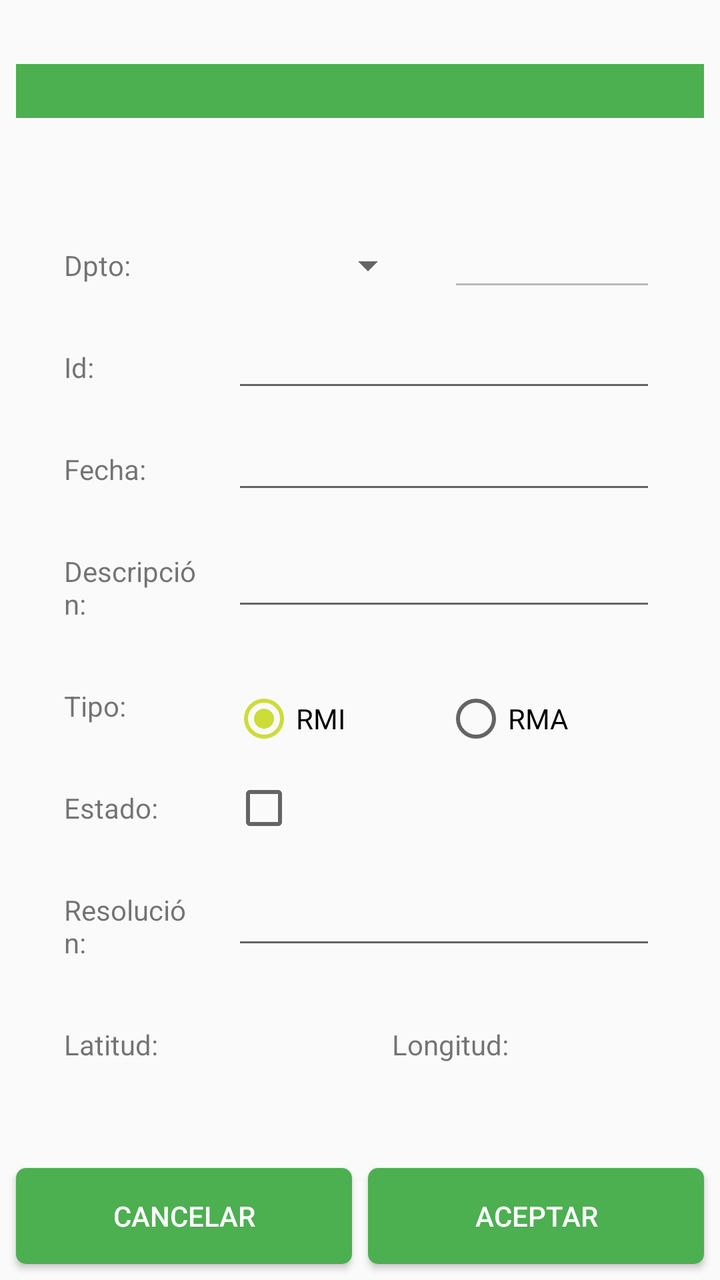
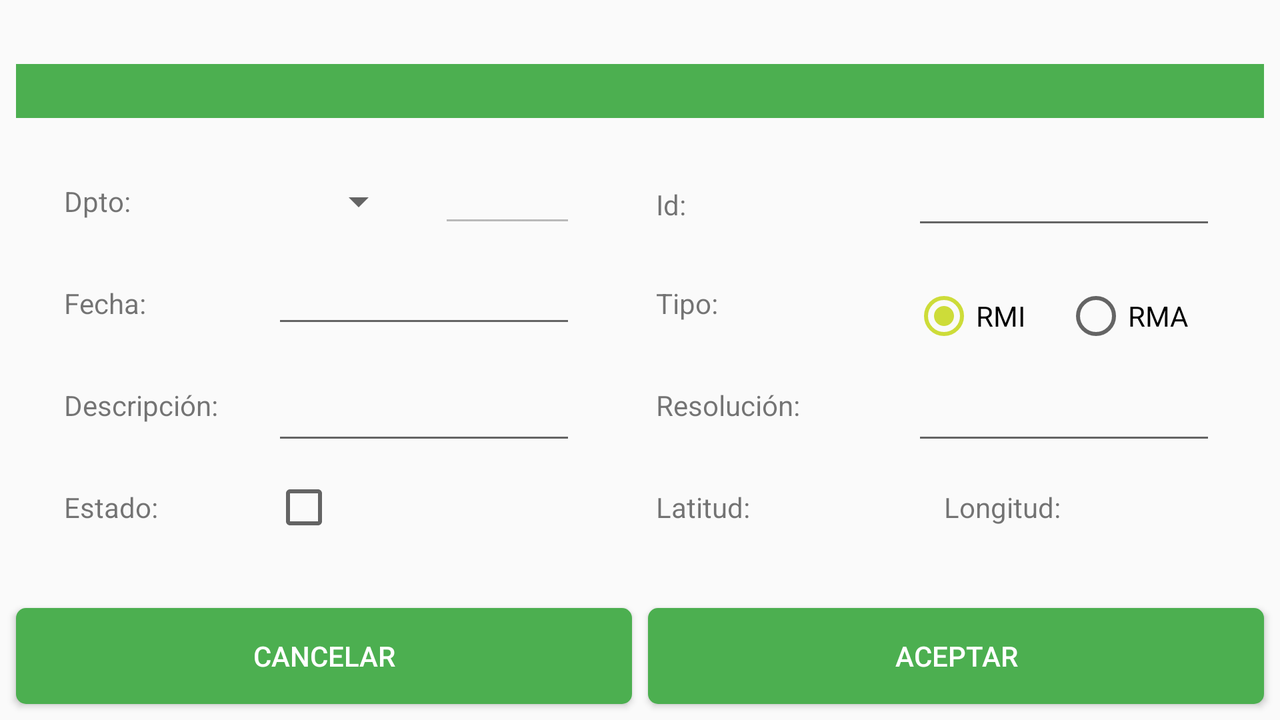

The same Android screen from two of the app's own layout files: first res/layout/ as a phone draws it, then the repository's variant for another configuration, drawn on a device whose configuration selects that folder. Both files follow.
<!-- AndroidManifest.xml: application theme AppTheme -->
<!-- res/layout/fragment_mto_incs.xml -->
<?xml version="1.0" encoding="utf-8"?>
<androidx.constraintlayout.widget.ConstraintLayout xmlns:android="http://schemas.android.com/apk/res/android"
    xmlns:app="http://schemas.android.com/apk/res-auto"
    xmlns:tools="http://schemas.android.com/tools"
    android:layout_width="match_parent"
    android:layout_height="match_parent"
    tools:context=".vista.fragmentos.MtoIncsFragment">

    <TextView
        android:id="@+id/tvIncCabecera"
        android:layout_width="0dp"
        android:layout_height="wrap_content"
        android:layout_marginStart="8dp"
        android:layout_marginTop="32dp"
        android:layout_marginEnd="8dp"
        android:background="@color/colorPrimary"
        android:gravity="center_horizontal"
        android:textColor="@android:color/white"
        android:textSize="20sp"
        android:textStyle="bold"
        app:layout_constraintEnd_toEndOf="parent"
        app:layout_constraintStart_toStartOf="parent"
        app:layout_constraintTop_toTopOf="parent" />

    <TextView
        android:id="@+id/tvIncDpto"
        android:layout_width="0dp"
        android:layout_height="wrap_content"
        android:layout_marginStart="32dp"
        android:layout_marginTop="64dp"
        android:layout_marginEnd="8dp"
        android:text="@string/tv_Inc_Dpto"
        app:layout_constraintEnd_toStartOf="@+id/glineMtoIncs1"
        app:layout_constraintStart_toStartOf="parent"
        app:layout_constraintTop_toBottomOf="@+id/tvIncCabecera" />

    <EditText
        android:id="@+id/etIncDptoNombre"
        android:layout_width="0dp"
        android:layout_height="wrap_content"
        android:layout_marginStart="8dp"
        android:layout_marginEnd="32dp"
        android:ems="10"
        android:enabled="false"
        android:inputType="text|textNoSuggestions"
        android:textSize="14sp"
        app:layout_constraintBottom_toBottomOf="@+id/spDptoId"
        app:layout_constraintEnd_toEndOf="parent"
        app:layout_constraintStart_toStartOf="@id/glineMtoIncs2"
        app:layout_constraintTop_toTopOf="@+id/spDptoId" />

    <TextView
        android:id="@+id/tvIncId"
        android:layout_width="0dp"
        android:layout_height="wrap_content"
        android:layout_marginStart="32dp"
        android:layout_marginTop="32dp"
        android:layout_marginEnd="8dp"
        android:text="@string/tv_Inc_Id"
        app:layout_constraintEnd_toStartOf="@+id/glineMtoIncs1"
        app:layout_constraintStart_toStartOf="parent"
        app:layout_constraintTop_toBottomOf="@+id/tvIncDpto" />

    <EditText
        android:id="@+id/etIncId"
        android:layout_width="0dp"
        android:layout_height="wrap_content"
        android:layout_marginStart="8dp"
        android:layout_marginEnd="32dp"
        android:ems="10"
        android:inputType="textNoSuggestions|number"
        app:layout_constraintBaseline_toBaselineOf="@+id/tvIncId"
        app:layout_constraintEnd_toEndOf="parent"
        app:layout_constraintHorizontal_bias="0.0"
        app:layout_constraintStart_toStartOf="@+id/glineMtoIncs1" />

    <TextView
        android:id="@+id/tvIncFecha"
        android:layout_width="0dp"
        android:layout_height="wrap_content"
        android:layout_marginStart="32dp"
        android:layout_marginTop="32dp"
        android:layout_marginEnd="8dp"
        android:text="@string/tv_Inc_Fecha"
        app:layout_constraintEnd_toStartOf="@+id/glineMtoIncs1"
        app:layout_constraintStart_toStartOf="parent"
        app:layout_constraintTop_toBottomOf="@+id/tvIncId" />

    <EditText
        android:id="@+id/etIncFecha"
        android:layout_width="0dp"
        android:layout_height="wrap_content"
        android:layout_marginStart="8dp"
        android:layout_marginEnd="32dp"
        android:ems="10"
        android:inputType="text|textNoSuggestions"
        app:layout_constraintBaseline_toBaselineOf="@+id/tvIncFecha"
        app:layout_constraintEnd_toEndOf="parent"
        app:layout_constraintStart_toStartOf="@+id/glineMtoIncs1" />

    <TextView
        android:id="@+id/tvIncDescripcion"
        android:layout_width="0dp"
        android:layout_height="wrap_content"
        android:layout_marginStart="32dp"
        android:layout_marginTop="32dp"
        android:layout_marginEnd="8dp"
        android:text="@string/tv_Inc_Descripcion"
        app:layout_constraintEnd_toStartOf="@+id/glineMtoIncs1"
        app:layout_constraintStart_toStartOf="parent"
        app:layout_constraintTop_toBottomOf="@+id/tvIncFecha" />

    <EditText
        android:id="@+id/etIncDescripcion"
        android:layout_width="0dp"
        android:layout_height="wrap_content"
        android:layout_marginStart="8dp"
        android:layout_marginEnd="32dp"
        android:ems="10"
        android:inputType="textMultiLine|textNoSuggestions"
        android:lines="2"
        android:maxLines="2"
        android:textSize="14sp"
        app:layout_constraintBaseline_toBaselineOf="@+id/tvIncDescripcion"
        app:layout_constraintEnd_toEndOf="parent"
        app:layout_constraintStart_toStartOf="@+id/glineMtoIncs1" />

    <TextView
        android:id="@+id/tvIncTipo"
        android:layout_width="0dp"
        android:layout_height="wrap_content"
        android:layout_marginStart="32dp"
        android:layout_marginTop="32dp"
        android:layout_marginEnd="8dp"
        android:text="@string/tv_Inc_Tipo"
        app:layout_constraintEnd_toStartOf="@+id/glineMtoIncs1"
        app:layout_constraintStart_toStartOf="parent"
        app:layout_constraintTop_toBottomOf="@+id/tvIncDescripcion" />

    <RadioGroup
        android:id="@+id/rgIncTipo"
        android:layout_width="0dp"
        android:layout_height="wrap_content"
        android:layout_marginStart="8dp"
        android:layout_marginEnd="32dp"
        android:checkedButton="@+id/rbIncTipoRMI"
        android:orientation="horizontal"
        app:layout_constraintEnd_toEndOf="parent"
        app:layout_constraintHorizontal_bias="0.0"
        app:layout_constraintStart_toStartOf="@+id/glineMtoIncs1"
        app:layout_constraintTop_toTopOf="@+id/tvIncTipo">

        <RadioButton
            android:id="@+id/rbIncTipoRMI"
            android:layout_width="match_parent"
            android:layout_height="wrap_content"
            android:layout_weight="1"
            android:text="@string/rb_Inc_TipoRMI"
            tools:layout_editor_absoluteX="199dp"
            tools:layout_editor_absoluteY="345dp" />

        <RadioButton
            android:id="@+id/rbIncTipoRMA"
            android:layout_width="match_parent"
            android:layout_height="wrap_content"
            android:layout_weight="1"
            android:text="@string/rb_Inc_TipoRMA"
            tools:layout_editor_absoluteX="142dp"
            tools:layout_editor_absoluteY="385dp" />
    </RadioGroup>

    <TextView
        android:id="@+id/tvIncEstado"
        android:layout_width="0dp"
        android:layout_height="wrap_content"
        android:layout_marginStart="32dp"
        android:layout_marginTop="32dp"
        android:layout_marginEnd="8dp"
        android:text="@string/tv_Inc_Estado"
        app:layout_constraintEnd_toStartOf="@+id/glineMtoIncs1"
        app:layout_constraintStart_toStartOf="parent"
        app:layout_constraintTop_toBottomOf="@+id/tvIncTipo" />

    <CheckBox
        android:id="@+id/cbIncEstado"
        android:layout_width="0dp"
        android:layout_height="wrap_content"
        android:layout_marginStart="8dp"
        android:layout_marginEnd="32dp"
        app:layout_constraintBaseline_toBaselineOf="@+id/tvIncEstado"
        app:layout_constraintEnd_toEndOf="parent"
        app:layout_constraintStart_toStartOf="@+id/glineMtoIncs1" />

    <TextView
        android:id="@+id/tvIncResolucion"
        android:layout_width="0dp"
        android:layout_height="wrap_content"
        android:layout_marginStart="32dp"
        android:layout_marginTop="32dp"
        android:layout_marginEnd="8dp"
        android:text="@string/tv_Inc_Resolucion"
        app:layout_constraintEnd_toStartOf="@+id/glineMtoIncs1"
        app:layout_constraintStart_toStartOf="parent"
        app:layout_constraintTop_toBottomOf="@+id/tvIncEstado" />

    <EditText
        android:id="@+id/etIncResolucion"
        android:layout_width="0dp"
        android:layout_height="wrap_content"
        android:layout_marginStart="8dp"
        android:layout_marginEnd="32dp"
        android:ems="10"
        android:inputType="textMultiLine|textNoSuggestions"
        android:lines="2"
        android:maxLines="2"
        android:textSize="14sp"
        app:layout_constraintBaseline_toBaselineOf="@+id/tvIncResolucion"
        app:layout_constraintEnd_toEndOf="parent"
        app:layout_constraintStart_toStartOf="@+id/glineMtoIncs1" />

    <Button
        android:id="@+id/btCancelar"
        style="@style/StyleButtons"
        android:layout_width="0dp"
        android:layout_height="wrap_content"
        android:layout_marginStart="8dp"
        android:layout_marginBottom="8dp"
        android:text="@string/bt_Cancelar"
        app:layout_constraintBottom_toBottomOf="parent"
        app:layout_constraintEnd_toStartOf="@+id/btAceptar"
        app:layout_constraintHorizontal_bias="0.5"
        app:layout_constraintStart_toStartOf="parent" />

    <Button
        android:id="@+id/btAceptar"
        style="@style/StyleButtons"
        android:layout_width="0dp"
        android:layout_height="wrap_content"
        android:layout_marginStart="8dp"
        android:layout_marginEnd="8dp"
        android:text="@string/bt_Aceptar"
        app:layout_constraintBaseline_toBaselineOf="@+id/btCancelar"
        app:layout_constraintEnd_toEndOf="parent"
        app:layout_constraintHorizontal_bias="0.5"
        app:layout_constraintStart_toEndOf="@+id/btCancelar" />

    <androidx.constraintlayout.widget.Guideline
        android:id="@+id/glineMtoIncs1"
        android:layout_width="wrap_content"
        android:layout_height="wrap_content"
        android:orientation="vertical"
        app:layout_constraintGuide_percent="0.3" />

    <androidx.constraintlayout.widget.Guideline
        android:id="@+id/glineMtoIncs2"
        android:layout_width="wrap_content"
        android:layout_height="wrap_content"
        android:orientation="vertical"
        app:layout_constraintGuide_percent="0.6" />

    <Spinner
        android:id="@+id/spDptoId"
        android:layout_width="0dp"
        android:layout_height="40dp"
        android:layout_marginStart="8dp"
        android:layout_marginEnd="8dp"
        app:layout_constraintBottom_toBottomOf="@+id/tvIncDpto"
        app:layout_constraintEnd_toStartOf="@+id/glineMtoIncs2"
        app:layout_constraintStart_toStartOf="@+id/glineMtoIncs1"
        app:layout_constraintTop_toTopOf="@+id/tvIncDpto" />

    <androidx.constraintlayout.widget.Guideline
        android:id="@+id/guideline"
        android:layout_width="wrap_content"
        android:layout_height="wrap_content"
        android:orientation="vertical"
        app:layout_constraintGuide_percent="0.5" />

    <TextView
        android:id="@+id/tvLatitutd"
        android:layout_width="wrap_content"
        android:layout_height="wrap_content"
        android:layout_marginStart="32dp"
        android:layout_marginTop="32dp"
        android:text="@string/tv_Inc_Latitud"
        app:layout_constraintStart_toStartOf="parent"
        app:layout_constraintTop_toBottomOf="@+id/tvIncResolucion" />

    <TextView
        android:id="@+id/tvLongitud"
        android:layout_width="wrap_content"
        android:layout_height="wrap_content"
        android:layout_marginStart="16dp"
        android:text="@string/tv_Inc_Longitud"
        app:layout_constraintBaseline_toBaselineOf="@+id/tvLatitutd"
        app:layout_constraintStart_toStartOf="@+id/guideline" />

    <TextView
        android:id="@+id/tvLatitudRes"
        android:layout_width="wrap_content"
        android:layout_height="wrap_content"
        android:textSize="14sp"
        android:textStyle="italic"
        app:layout_constraintBaseline_toBaselineOf="@+id/tvLatitutd"
        app:layout_constraintStart_toStartOf="@+id/glineMtoIncs1" />

    <TextView
        android:id="@+id/tvLongitudRes"
        android:layout_width="wrap_content"
        android:layout_height="wrap_content"
        android:layout_marginStart="8dp"
        android:layout_marginEnd="16dp"
        android:textSize="14sp"
        android:textStyle="italic"
        app:layout_constraintBaseline_toBaselineOf="@+id/tvLatitutd"
        app:layout_constraintEnd_toEndOf="parent"
        app:layout_constraintStart_toEndOf="@+id/tvLongitud" />

</androidx.constraintlayout.widget.ConstraintLayout>
<!-- resources referenced by this layout -->
<resources>
  <color name="colorPrimary">#4CAF50</color>
  <string name="bt_Aceptar">Aceptar</string>
  <string name="bt_Cancelar">Cancelar</string>
  <string name="rb_Inc_TipoRMA">RMA</string>
  <string name="rb_Inc_TipoRMI">RMI</string>
  <string name="tv_Inc_Descripcion">Descripción:</string>
  <string name="tv_Inc_Dpto">Dpto:</string>
  <string name="tv_Inc_Estado">Estado:</string>
  <string name="tv_Inc_Fecha">Fecha:</string>
  <string name="tv_Inc_Id">Id:</string>
  <string name="tv_Inc_Latitud">Latitud:</string>
  <string name="tv_Inc_Longitud">Longitud:</string>
  <string name="tv_Inc_Resolucion">Resolución:</string>
  <string name="tv_Inc_Tipo">Tipo:</string>
  <style name="StyleButtons">
          <item name="android:textColor">@android:color/white</item>
          <item name="android:background">@drawable/bt_acciones_selector</item>
      </style>
  <style name="AppTheme" parent="Theme.AppCompat.Light.DarkActionBar">
          
          <item name="colorPrimary">@color/colorPrimary</item>
          <item name="colorPrimaryDark">@color/colorPrimaryDark</item>
          <item name="colorAccent">@color/colorAccent</item>
      </style>
  <!-- drawable bt_acciones_selector (drawable) -->
  <?xml version="1.0" encoding="utf-8"?>
  <selector xmlns:android="http://schemas.android.com/apk/res/android">
  
      <item android:state_enabled="true">
          <shape>
              <solid android:color="@color/colorPrimary" />
              <corners android:radius="5dp" />
          </shape>
      </item>
      <item android:state_enabled="false">
          <shape>
              <solid android:color="@color/colorAccent" />
              <corners android:radius="5dp" />
          </shape>
      </item>
  
  </selector>
  <color name="colorPrimaryDark">#388E3C</color>
  <color name="colorAccent">#CDDC39</color>
</resources>
<!-- res/layout-land/fragment_mto_incs.xml (the repository's variant of the layout above) -->
<!-- drawn on the phone turned sideways -->
<?xml version="1.0" encoding="utf-8"?>
<androidx.constraintlayout.widget.ConstraintLayout xmlns:android="http://schemas.android.com/apk/res/android"
    xmlns:app="http://schemas.android.com/apk/res-auto"
    xmlns:tools="http://schemas.android.com/tools"
    android:layout_width="match_parent"
    android:layout_height="match_parent"
    tools:context=".vista.fragmentos.MtoIncsFragment">

    <TextView
        android:id="@+id/tvIncCabecera"
        android:layout_width="0dp"
        android:layout_height="wrap_content"
        android:layout_marginStart="8dp"
        android:layout_marginTop="32dp"
        android:layout_marginEnd="8dp"
        android:background="@color/colorPrimary"
        android:gravity="center_horizontal"
        android:textColor="@android:color/white"
        android:textSize="20sp"
        android:textStyle="bold"
        app:layout_constraintEnd_toEndOf="parent"
        app:layout_constraintStart_toStartOf="parent"
        app:layout_constraintTop_toTopOf="parent" />

    <TextView
        android:id="@+id/tvIncDpto"
        android:layout_width="0dp"
        android:layout_height="wrap_content"
        android:layout_marginStart="32dp"
        android:layout_marginTop="32dp"
        android:layout_marginEnd="8dp"
        android:text="@string/tv_Inc_Dpto"
        app:layout_constraintEnd_toStartOf="@+id/glineMtoIncs1"
        app:layout_constraintStart_toStartOf="parent"
        app:layout_constraintTop_toBottomOf="@+id/tvIncCabecera" />

    <EditText
        android:id="@+id/etIncDptoNombre"
        android:layout_width="0dp"
        android:layout_height="wrap_content"
        android:layout_marginStart="8dp"
        android:layout_marginEnd="32dp"
        android:ems="10"
        android:enabled="false"
        android:inputType="text|textNoSuggestions"
        android:textSize="14sp"
        app:layout_constraintBottom_toBottomOf="@+id/spDptoId"
        app:layout_constraintEnd_toEndOf="@id/glineMtoIncs2"
        app:layout_constraintStart_toStartOf="@id/glineMtoIncs4"
        app:layout_constraintTop_toTopOf="@+id/spDptoId" />

    <TextView
        android:id="@+id/tvIncId"
        android:layout_width="0dp"
        android:layout_height="wrap_content"
        android:layout_marginStart="8dp"
        android:layout_marginEnd="8dp"
        android:text="@string/tv_Inc_Id"
        app:layout_constraintBaseline_toBaselineOf="@id/etIncDptoNombre"
        app:layout_constraintEnd_toStartOf="@+id/glineMtoIncs3"
        app:layout_constraintStart_toStartOf="@+id/glineMtoIncs2" />

    <EditText
        android:id="@+id/etIncId"
        android:layout_width="0dp"
        android:layout_height="wrap_content"
        android:layout_marginStart="8dp"
        android:layout_marginEnd="32dp"
        android:ems="10"
        android:inputType="textNoSuggestions|number"
        app:layout_constraintBaseline_toBaselineOf="@+id/tvIncId"
        app:layout_constraintEnd_toEndOf="parent"
        app:layout_constraintStart_toStartOf="@+id/glineMtoIncs3" />

    <TextView
        android:id="@+id/tvIncFecha"
        android:layout_width="0dp"
        android:layout_height="wrap_content"
        android:layout_marginStart="32dp"
        android:layout_marginTop="32dp"
        android:layout_marginEnd="8dp"
        android:text="@string/tv_Inc_Fecha"
        app:layout_constraintEnd_toStartOf="@+id/glineMtoIncs1"
        app:layout_constraintStart_toStartOf="parent"
        app:layout_constraintTop_toBottomOf="@+id/tvIncDpto" />

    <EditText
        android:id="@+id/etIncFecha"
        android:layout_width="0dp"
        android:layout_height="wrap_content"
        android:layout_marginStart="8dp"
        android:layout_marginEnd="32dp"
        android:ems="10"
        android:inputType="text|textNoSuggestions"
        app:layout_constraintBaseline_toBaselineOf="@+id/tvIncFecha"
        app:layout_constraintEnd_toEndOf="@id/glineMtoIncs2"
        app:layout_constraintStart_toStartOf="@+id/glineMtoIncs1" />

    <TextView
        android:id="@+id/tvIncTipo"
        android:layout_width="0dp"
        android:layout_height="wrap_content"
        android:layout_marginStart="8dp"
        android:layout_marginEnd="8dp"
        android:text="@string/tv_Inc_Tipo"
        app:layout_constraintBaseline_toBaselineOf="@+id/etIncFecha"
        app:layout_constraintEnd_toStartOf="@+id/glineMtoIncs3"
        app:layout_constraintStart_toStartOf="@+id/glineMtoIncs2" />

    <RadioGroup
        android:id="@+id/rgIncTipo"
        android:layout_width="0dp"
        android:layout_height="wrap_content"
        android:layout_marginStart="8dp"
        android:layout_marginEnd="32dp"
        android:checkedButton="@+id/rbIncTipoRMI"
        android:orientation="horizontal"
        app:layout_constraintEnd_toEndOf="parent"
        app:layout_constraintHorizontal_bias="0.0"
        app:layout_constraintStart_toStartOf="@id/glineMtoIncs3"
        app:layout_constraintTop_toTopOf="@+id/tvIncTipo">

        <RadioButton
            android:id="@+id/rbIncTipoRMI"
            android:layout_width="match_parent"
            android:layout_height="wrap_content"
            android:layout_weight="1"
            android:text="@string/rb_Inc_TipoRMI"
            tools:layout_editor_absoluteX="199dp"
            tools:layout_editor_absoluteY="345dp" />

        <RadioButton
            android:id="@+id/rbIncTipoRMA"
            android:layout_width="match_parent"
            android:layout_height="wrap_content"
            android:layout_weight="1"
            android:text="@string/rb_Inc_TipoRMA"
            tools:layout_editor_absoluteX="142dp"
            tools:layout_editor_absoluteY="385dp" />
    </RadioGroup>

    <TextView
        android:id="@+id/tvIncDescripcion"
        android:layout_width="0dp"
        android:layout_height="wrap_content"
        android:layout_marginStart="32dp"
        android:layout_marginTop="32dp"
        android:layout_marginEnd="8dp"
        android:text="@string/tv_Inc_Descripcion"
        app:layout_constraintEnd_toStartOf="@+id/glineMtoIncs1"
        app:layout_constraintStart_toStartOf="parent"
        app:layout_constraintTop_toBottomOf="@+id/tvIncFecha" />

    <EditText
        android:id="@+id/etIncDescripcion"
        android:layout_width="0dp"
        android:layout_height="wrap_content"
        android:layout_marginStart="8dp"
        android:layout_marginEnd="32dp"
        android:ems="10"
        android:inputType="textMultiLine|textNoSuggestions"
        android:lines="2"
        android:maxLines="2"
        android:textSize="14sp"
        app:layout_constraintBaseline_toBaselineOf="@+id/tvIncDescripcion"
        app:layout_constraintEnd_toEndOf="@id/glineMtoIncs2"
        app:layout_constraintStart_toStartOf="@+id/glineMtoIncs1" />

    <TextView
        android:id="@+id/tvIncResolucion"
        android:layout_width="0dp"
        android:layout_height="wrap_content"
        android:layout_marginStart="8dp"
        android:layout_marginEnd="8dp"
        android:text="@string/tv_Inc_Resolucion"
        app:layout_constraintBaseline_toBaselineOf="@+id/etIncDescripcion"
        app:layout_constraintEnd_toStartOf="@+id/glineMtoIncs3"
        app:layout_constraintStart_toStartOf="@+id/glineMtoIncs2" />

    <EditText
        android:id="@+id/etIncResolucion"
        android:layout_width="0dp"
        android:layout_height="wrap_content"
        android:layout_marginStart="8dp"
        android:layout_marginEnd="32dp"
        android:ems="10"
        android:inputType="textMultiLine|textNoSuggestions"
        android:lines="2"
        android:maxLines="2"
        android:textSize="14sp"
        app:layout_constraintBaseline_toBaselineOf="@+id/tvIncResolucion"
        app:layout_constraintEnd_toEndOf="parent"
        app:layout_constraintStart_toStartOf="@id/glineMtoIncs3" />

    <TextView
        android:id="@+id/tvIncEstado"
        android:layout_width="0dp"
        android:layout_height="wrap_content"
        android:layout_marginStart="32dp"
        android:layout_marginTop="32dp"
        android:layout_marginEnd="8dp"
        android:text="@string/tv_Inc_Estado"
        app:layout_constraintEnd_toStartOf="@+id/glineMtoIncs1"
        app:layout_constraintStart_toStartOf="parent"
        app:layout_constraintTop_toBottomOf="@+id/tvIncDescripcion" />

    <CheckBox
        android:id="@+id/cbIncEstado"
        android:layout_width="0dp"
        android:layout_height="wrap_content"
        android:layout_marginStart="8dp"
        android:layout_marginEnd="32dp"
        app:layout_constraintBaseline_toBaselineOf="@+id/tvIncEstado"
        app:layout_constraintEnd_toStartOf="@+id/glineMtoIncs2"
        app:layout_constraintStart_toStartOf="@+id/glineMtoIncs1" />

    <Button
        android:id="@+id/btCancelar"
        style="@style/StyleButtons"
        android:layout_width="0dp"
        android:layout_height="wrap_content"
        android:layout_marginStart="8dp"
        android:layout_marginBottom="8dp"
        android:text="@string/bt_Cancelar"
        app:layout_constraintBottom_toBottomOf="parent"
        app:layout_constraintEnd_toStartOf="@+id/btAceptar"
        app:layout_constraintHorizontal_bias="0.5"
        app:layout_constraintStart_toStartOf="parent" />

    <Button
        android:id="@+id/btAceptar"
        style="@style/StyleButtons"
        android:layout_width="0dp"
        android:layout_height="wrap_content"
        android:layout_marginStart="8dp"
        android:layout_marginEnd="8dp"
        android:text="@string/bt_Aceptar"
        app:layout_constraintBaseline_toBaselineOf="@+id/btCancelar"
        app:layout_constraintEnd_toEndOf="parent"
        app:layout_constraintHorizontal_bias="0.5"
        app:layout_constraintStart_toEndOf="@+id/btCancelar" />

    <androidx.constraintlayout.widget.Guideline
        android:id="@+id/glineMtoIncs1"
        android:layout_width="wrap_content"
        android:layout_height="wrap_content"
        android:orientation="vertical"
        app:layout_constraintGuide_percent="0.2" />

    <androidx.constraintlayout.widget.Guideline
        android:id="@+id/glineMtoIncs2"
        android:layout_width="wrap_content"
        android:layout_height="wrap_content"
        android:orientation="vertical"
        app:layout_constraintGuide_percent="0.5" />

    <androidx.constraintlayout.widget.Guideline
        android:id="@+id/glineMtoIncs3"
        android:layout_width="wrap_content"
        android:layout_height="wrap_content"
        android:orientation="vertical"
        app:layout_constraintGuide_percent="0.7" />

    <androidx.constraintlayout.widget.Guideline
        android:id="@+id/glineMtoIncs4"
        android:layout_width="wrap_content"
        android:layout_height="wrap_content"
        android:orientation="vertical"
        app:layout_constraintGuide_percent="0.33" />

    <Spinner
        android:id="@+id/spDptoId"
        android:layout_width="0dp"
        android:layout_height="40dp"
        android:layout_marginStart="8dp"
        android:layout_marginEnd="8dp"
        android:textAlignment="textEnd"
        app:layout_constraintBottom_toBottomOf="@+id/tvIncDpto"
        app:layout_constraintEnd_toStartOf="@+id/glineMtoIncs4"
        app:layout_constraintStart_toStartOf="@+id/glineMtoIncs1"
        app:layout_constraintTop_toTopOf="@+id/tvIncDpto" />

    <TextView
        android:id="@+id/tvLatitud"
        android:layout_width="wrap_content"
        android:layout_height="wrap_content"
        android:layout_marginStart="8dp"
        android:text="@string/tv_Inc_Latitud"
        app:layout_constraintBaseline_toBaselineOf="@+id/cbIncEstado"
        app:layout_constraintStart_toStartOf="@+id/glineMtoIncs2" />

    <TextView
        android:id="@+id/tvLatitudRes"
        android:layout_width="wrap_content"
        android:layout_height="wrap_content"
        android:layout_marginStart="16dp"
        android:textStyle="italic"
        app:layout_constraintBaseline_toBaselineOf="@+id/tvLatitud"
        app:layout_constraintStart_toEndOf="@+id/tvLatitud" />

    <TextView
        android:id="@+id/tvLongitud"
        android:layout_width="wrap_content"
        android:layout_height="wrap_content"
        android:layout_marginStart="24dp"
        android:text="@string/tv_Inc_Longitud"
        app:layout_constraintBaseline_toBaselineOf="@+id/tvLatitud"
        app:layout_constraintStart_toStartOf="@+id/glineMtoIncs3" />

    <TextView
        android:id="@+id/tvLongitudRes"
        android:layout_width="wrap_content"
        android:layout_height="wrap_content"
        android:layout_marginStart="8dp"
        android:textStyle="italic"
        app:layout_constraintBaseline_toBaselineOf="@+id/tvLatitud"
        app:layout_constraintStart_toEndOf="@+id/tvLongitud" />

</androidx.constraintlayout.widget.ConstraintLayout>
